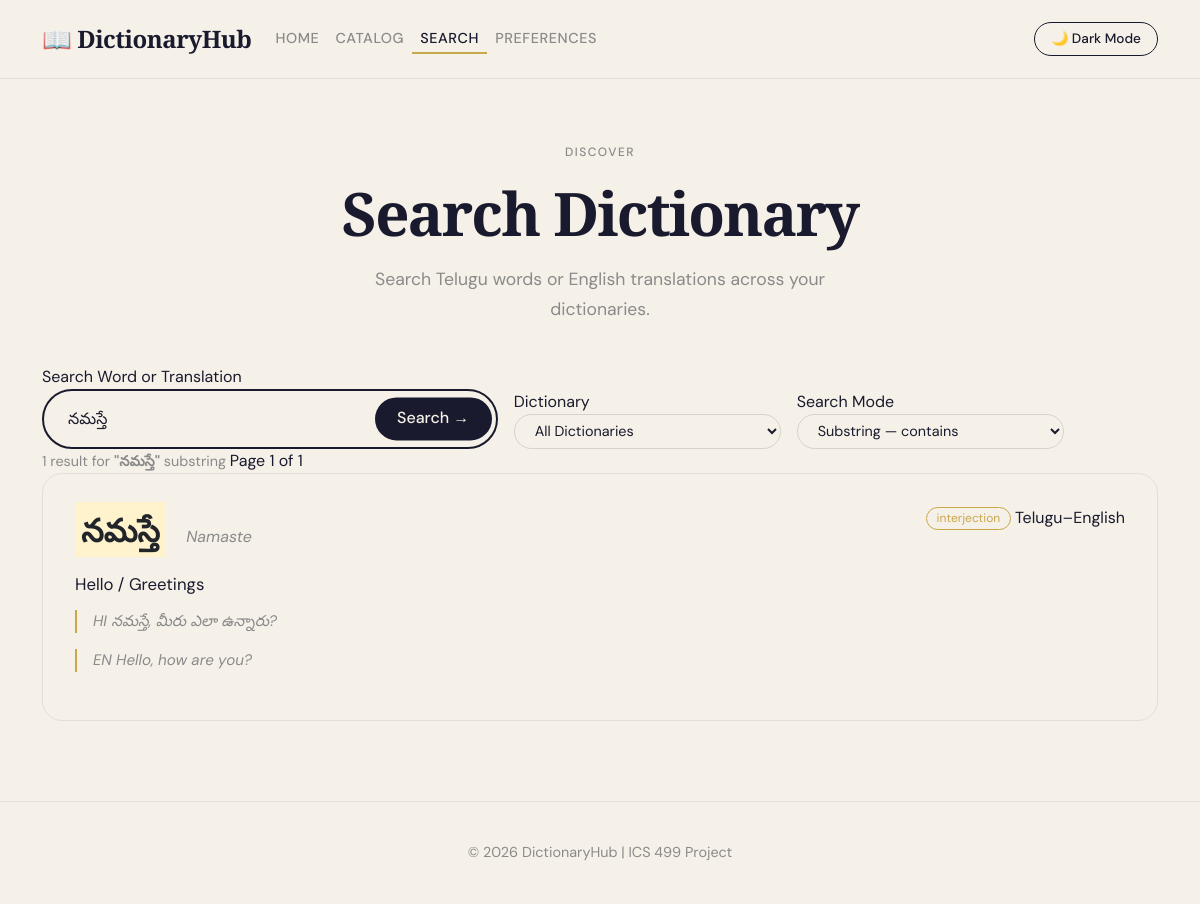
Page /index.php?page=search&q=నమస్తే&mode=substring on the committed database.
### tables this page shows
CREATE TABLE IF NOT EXISTS `dictionary_entries` (
  `id`               INT UNSIGNED  NOT NULL AUTO_INCREMENT,
  `dictionary_id`    INT UNSIGNED  NOT NULL,
  `word`             VARCHAR(255)  NOT NULL,        
  `translation`      VARCHAR(500)  NOT NULL,        
  `transliteration`  VARCHAR(255)  DEFAULT '',      
  `part_of_speech`   VARCHAR(100)  DEFAULT '',      
  `example_source`   TEXT          DEFAULT '',      
  `example_target`   TEXT          DEFAULT '',      
  `created_at`       TIMESTAMP     NOT NULL DEFAULT CURRENT_TIMESTAMP,

  PRIMARY KEY (`id`),

   
  UNIQUE KEY `uq_word_per_dict` (`dictionary_id`, `word`),

   
  FULLTEXT KEY `ft_search` (`word`, `translation`, `transliteration`),

  FOREIGN KEY (`dictionary_id`) REFERENCES `dictionaries`(`id`) ON DELETE CASCADE

);

CREATE TABLE IF NOT EXISTS `dictionaries` (
  `id`           INT UNSIGNED   NOT NULL AUTO_INCREMENT,
  `name`         VARCHAR(255)   NOT NULL,
  `description`  TEXT,
  `source_lang`  VARCHAR(50)    NOT NULL DEFAULT 'Telugu',
  `target_lang`  VARCHAR(50)    NOT NULL DEFAULT 'English',
  `created_by`   INT UNSIGNED,                    
  `created_at`   TIMESTAMP      NOT NULL DEFAULT CURRENT_TIMESTAMP,

  PRIMARY KEY (`id`),
  FOREIGN KEY (`created_by`) REFERENCES `users`(`id`) ON DELETE SET NULL

);

### index.php (called while the page is built, shortened)
<?php
  $page    = isset($_GET['page']) ? $_GET['page'] : 'home';
?>
<?php include 'includes/header.php'; ?>
<?php include "pages/{$page}.php"; ?>
<?php include 'includes/footer.php'; ?>

### pages/search.php (the view, shortened to what this page needs)
<?php
require_once __DIR__ . '/../includes/db.php';
$query       = trim($_GET['q']           ?? '');
$mode        = $_GET['mode']             ?? 'substring';
$dict_id     = $_GET['dictionary_id']   ?? 'all';
$page        = max(1, intval($_GET['p'] ?? 1));
$offset      = ($page - 1) * RESULTS_PER_PAGE;
$results    = [];
$total      = 0;
$searched   = false;
if ($query !== '') {
    $searched = true;
    $pattern = match($mode) {
        'exact'     => $query,
        'prefix'    => $query . '%',
        'suffix'    => '%' . $query,
        'substring' => '%' . $query . '%',
        default     => '%' . $query . '%',
    };
    if ($dict_id === 'all' || $dict_id === '') {
        $where      = "(de.word LIKE ? OR de.translation LIKE ? OR de.transliteration LIKE ?)";
        $count_sql  = "SELECT COUNT(*) AS total
                       FROM dictionary_entries de
                       WHERE {$where}";
        $result_sql = "SELECT de.*, d.name AS dictionary_name
                       FROM dictionary_entries de
                       JOIN dictionaries d ON de.dictionary_id = d.id
                       WHERE {$where}
                       ORDER BY de.word ASC
                       LIMIT ? OFFSET ?";
        $count_stmt = $db->prepare($count_sql);
        $count_stmt->bind_param('sss', $pattern, $pattern, $pattern);
        $count_stmt->execute();
        $total = $count_stmt->get_result()->fetch_assoc()['total'];
        $limit = RESULTS_PER_PAGE;
        $stmt = $db->prepare($result_sql);
        $stmt->bind_param('sssii', $pattern, $pattern, $pattern, $limit, $offset);
    }
    $stmt->execute();
    $result  = $stmt->get_result();
    while ($row = $result->fetch_assoc()) {
        $results[] = $row;
    }
    $total_pages = ceil($total / RESULTS_PER_PAGE);
}
function highlight($text, $query) {
    $escaped = preg_quote($query, '/');
    $safe    = htmlspecialchars($text);
    return preg_replace('/(' . $escaped . ')/iu', '<mark>$1</mark>', $safe);
}
?>
<section class="search-page-section">
  <div class="container">
    <div class="page-header">
      <div class="section-label">Discover</div>
      <h1 class="page-title">Search Dictionary</h1>
      <p class="page-subtitle">Search Telugu words or English translations across your dictionaries.</p>
    </div>
    <div class="search-form-card">
      <form method="GET" action="index.php">
        <div class="row g-3 align-items-end">
          <div class="col-12 col-md-5">
            <label class="search-form-label">Search Word or Translation</label>
            <div class="search-wrap" style="max-width:100%;">
              <input
                type="text"
                name="q"
                value="<?php echo htmlspecialchars($query); ?>"
                placeholder='e.g. पानी or "water"'
                autocomplete="off"
              >
              <button type="submit">Search →</button>
            </div>
          </div>
          <div class="col-12 col-md-3">
            <label class="search-form-label">Dictionary</label>
            <select name="dictionary_id" class="pref-select w-100">
              <option value="all" <?php echo $dict_id === 'all' ? 'selected' : ''; ?>>All Dictionaries</option>
            </select>
          </div>
          <div class="col-12 col-md-3">
            <label class="search-form-label">Search Mode</label>
            <select name="mode" class="pref-select w-100">
              <option value="substring" <?php echo $mode === 'substring' ? 'selected' : ''; ?>>Substring — contains</option>
            </select>
          </div>
        </div>
      </form>
    </div>
    <?php if ($searched): ?>
      <?php if (count($results) === 0): ?>
        <div class="no-results">
          <div class="no-results-icon">🔍</div>
          <h3>No results for "<?php echo htmlspecialchars($query); ?>"</h3>
          <p>Try a different search mode or check your spelling.</p>
          <div class="suggestion-tags mt-3">
            <?php foreach (['substring','prefix','suffix','exact'] as $m): ?>
              <?php if ($m !== $mode): ?>
                <a href="<?php echo page_url($page, $query, $m, $dict_id); ?>" class="suggestion-tag">
                  Try <?php echo $m; ?> instead
                </a>
              <?php endif; ?>
            <?php endforeach; ?>
          </div>
        </div>
      <?php else: ?>
        <div class="results-meta">
          <span class="results-count">
            <?php echo number_format($total); ?> result<?php echo $total !== 1 ? 's' : ''; ?>
            for <strong>"<?php echo htmlspecialchars($query); ?>"</strong>
            <span class="results-mode-badge"><?php echo $mode; ?></span>
          </span>
          <span class="results-page-info">
            Page <?php echo $page; ?> of <?php echo $total_pages; ?>
          </span>
        </div>
        <div class="results-list">
          <?php foreach ($results as $entry): ?>
            <div class="result-card">
              <div class="result-card-header">
                <div class="result-left">
                  <span class="result-word">
                    <?php echo highlight($entry['word'], $query); ?>
                  </span>
                  <?php if (!empty($entry['transliteration'])): ?>
                    <span class="result-phonetic">
                      <?php echo highlight($entry['transliteration'], $query); ?>
                    </span>
                  <?php endif; ?>
                </div>
                <div class="result-right">
                  <?php if (!empty($entry['part_of_speech'])): ?>
                    <span class="word-card-pos"><?php echo htmlspecialchars($entry['part_of_speech']); ?></span>
                  <?php endif; ?>
                  <span class="result-dict-badge"><?php echo htmlspecialchars($entry['dictionary_name']); ?></span>
                </div>
              </div>
              <p class="result-definition">
                <?php echo highlight($entry['translation'], $query); ?>
              </p>
              <?php if (!empty($entry['example_source'])): ?>
                <div class="result-examples">
                  <p class="result-example">
                    <span class="example-lang">HI</span>
                    <?php echo htmlspecialchars($entry['example_source']); ?>
                  </p>
                  <?php if (!empty($entry['example_target'])): ?>
                    <p class="result-example">
                      <span class="example-lang">EN</span>
                      <?php echo htmlspecialchars($entry['example_target']); ?>
                    </p>
                  <?php endif; ?>
                </div>
              <?php endif; ?>
            </div>
          <?php endforeach; ?>
        </div>
      <?php endif; ?>
    <?php endif; ?>
  </div>
</section>

### assets/css/style.css (style rules this page uses)
:root { --ink: #1a1a2e; --cream: #f5f0e8; --gold: #c9a84c; --accent: #e05a3a; --muted: #8a8a8a; }
* { box-sizing: border-box; }
body { font-family: 'DM Sans', sans-serif; background-color: var(--cream); color: var(--ink); transition: background 0.4s, color 0.4s; overflow-x: hidden; }
.page-header { padding: 4rem 0 2.5rem; text-align: center; }
.page-title { font-family: 'Playfair Display', serif; font-size: clamp(2.5rem, 5vw, 4rem); font-weight: 700; letter-spacing: -0.03em; margin-bottom: 1rem; }
.page-subtitle { color: var(--muted); font-size: 1.1rem; max-width: 500px; margin: 0 auto; line-height: 1.7; }
.search-wrap { position: relative; max-width: 620px; }
.search-wrap input { width: 100%; border: 2px solid var(--ink); border-radius: 50px; padding: 1rem 1.5rem; font-size: 1rem; font-family: 'DM Sans', sans-serif; background: transparent; color: var(--ink); outline: none; transition: box-shadow 0.2s; }
.search-wrap input::placeholder { color: var(--muted); }
.search-wrap button { position: absolute; right: 6px; top: 50%; transform: translateY(-50%); background: var(--ink); color: var(--cream); border: none; border-radius: 50px; padding: 0.6rem 1.4rem; font-weight: 500; cursor: pointer; transition: background 0.2s; }
.section-label { font-size: 0.75rem; letter-spacing: 0.12em; text-transform: uppercase; color: var(--muted); margin-bottom: 1rem; font-weight: 500; }
.word-card-pos { font-size: 0.75rem; border: 1px solid var(--gold); color: var(--gold); border-radius: 50px; padding: 0.15rem 0.6rem; }
.search-page-section { padding-bottom: 5rem; }
.results-count { color: var(--muted); font-size: 0.9rem; margin-bottom: 2rem; }
.result-card { padding: 2rem; border: 1.5px solid rgba(0, 0, 0, 0.08); border-radius: 20px; transition: border-color 0.2s; }
.result-card-header { display: flex; align-items: flex-start; justify-content: space-between; flex-wrap: wrap; gap: 0.5rem; margin-bottom: 1rem; }
.result-word { font-family: 'Playfair Display', serif; font-size: 2rem; font-weight: 700; margin-right: 0.75rem; }
.result-phonetic { font-style: italic; color: var(--muted); font-size: 1rem; }
.result-definition { font-size: 1.05rem; line-height: 1.7; margin-bottom: 0.75rem; }
.result-example { font-style: italic; color: var(--muted); font-size: 0.95rem; border-left: 2px solid var(--gold); padding-left: 1rem; margin-bottom: 1rem; }
.pref-select { background: transparent; border: 1.5px solid rgba(0, 0, 0, 0.12); border-radius: 50px; padding: 0.4rem 1rem; color: var(--ink); font-family: 'DM Sans', sans-serif; font-size: 0.9rem; cursor: pointer; outline: none; transition: border-color 0.2s; }

### rows in the picture
dictionary_entries: word "నమస్తే Namaste Hello / Greetings", part_of_speech "interjection", dictionary.name "Telugu–English", example_source "నమస్తే, మీరు ఎలా ఉన్నారు?", example_target "Hello, how are you?"

### other values in the picture
$total "1"
$query "నమస్తే"
$mode "substring"
$page "1"
$total_pages "1"
